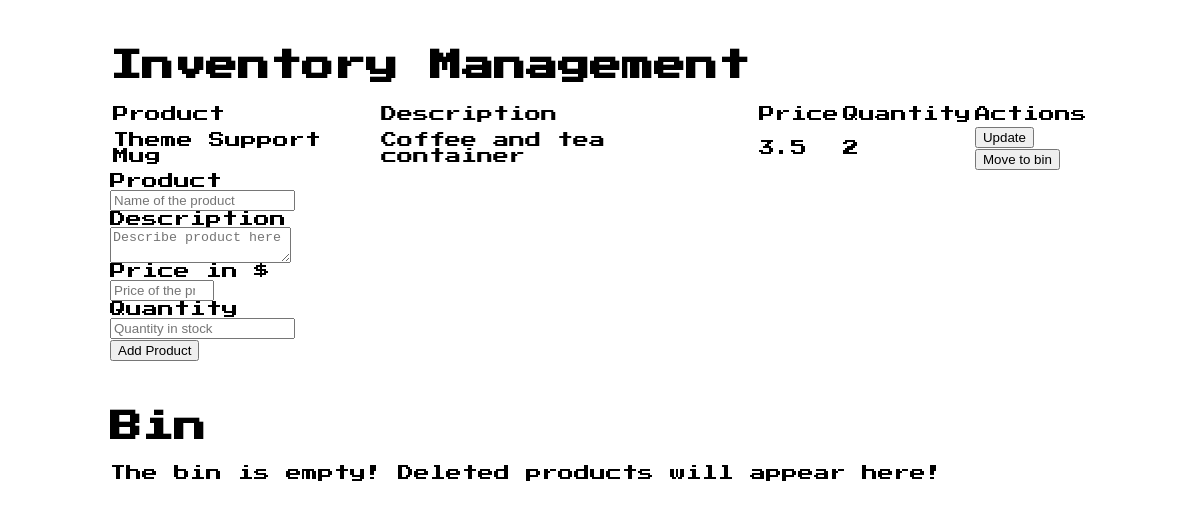
Before: / with the older database file.
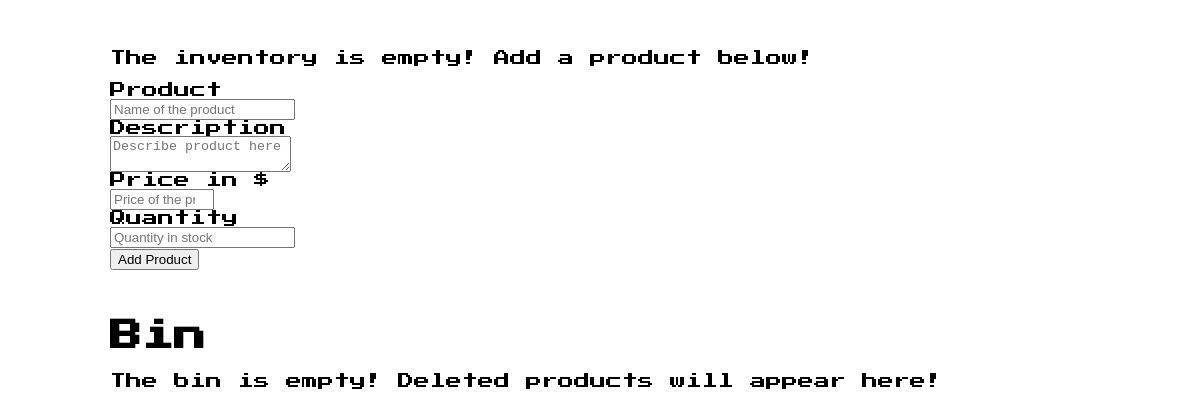
After: the same page with the newer database file.
### app.py (models this page shows, shortened)
class Inventory(db.Model):
    id = db.Column(db.Integer, primary_key=True)
    name = db.Column(db.String(80), nullable=False)
    description = db.Column(db.String(80), nullable=True)
    price = db.Column(db.Integer, nullable=False)
    quantity = db.Column(db.Integer, default=1)
    date_created = db.Column(db.DateTime, default=datetime.utcnow)

### app.py (the view)
@app.route('/', methods=['GET', 'POST'])
def index():
    if request.method == 'POST':
        name = request.form['product_name']
        description = request.form['description']
        price = request.form['price']
        quantity = request.form['quantity']
        new_product = Inventory(name=name, description=description, price=price, quantity=quantity)
        try:
            db.session.add(new_product)
            db.session.commit()
            return redirect('/')
        except:
            return 'There was an issue adding your product'
    else:
        products = Inventory.query.order_by(Inventory.date_created).all()
        deleted_products = DeletedInventory.query.order_by(DeletedInventory.date_created).all()
        return render_template("index.html", products=products, deleted_products = deleted_products)

### templates/index.html (shortened to what this page needs)
{% extends 'base.html' %}
{% block body %}
    <div class="container">
        <div class="nes-container with-title is-centered">
            {% if products|length < 1 %}
            <p class="nes-balloon from-left nes-pointer">
                The inventory is empty! Add a product below!
            </p>
            {% else %}
            <h1 class="title">Inventory Management</h1>
            <div class="table">
                <div class="nes-table-responsive">
                    <table class="nes-table is-bordered is-centered">
                        <thead>
                        <tr>
                            <td>Product</td>
                            <td>Description</td>
                            <td>Price</td>
                            <td>Quantity</td>
                            <td>Actions</td>
                        </tr>
                        </thead>
                        <tbody>
                        {% for product in products %}
                            <tr>
                                <td>{{ product.name }}</td>
                                <td>{{ product.description }}</td>
                                <td>{{ product.price }}</td>
                                <td>{{ product.quantity }}</td>
                                <td>
                                    <button type="button" class="nes-btn is-primary" onclick="document.getElementById('dialog-rounded-update-product-{{ product.id }}').showModal();">
                                        Update
                                    </button>
                                    <br>
                                    <button type="button" class="nes-btn is-error" onclick="document.getElementById('dialog-rounded-delete-product-{{ product.id }}').showModal();">
                                        Move to bin
                                    </button>
                                </td>
                            </tr>
                        {% endfor %}
                        </tbody>
                    </table>
                {% endif %}
                    <div class="nes-field">
                        <form action="/" method="POST">
                            <label for="product_name">Product</label>
                            <br>
                            <input type="text" name="product_name" id="product_name" placeholder="Name of the product" class="nes-input" required>
                            <br>
                            <label for="description">Description</label>
                            <br>
                            <textarea rols="10" col="200" name="description" id="description" placeholder="Describe product here" class="nes-textarea" required></textarea>
                            <br>
                            <label for="product">Price in $</label>
                            <br>
                            <input type="number" name="price" id="price" placeholder="Price of the product" class="nes-input" min="0.00" max="10000.00" step="0.01" required>
                            <br>
                            <label for="quantity">Quantity</label>
                            <br>
                            <input type="number" name="quantity" id="quantity" placeholder="Quantity in stock" class="nes-input" required>
                            <br>
                            <button type="submit" value="Add Product" class="nes-btn is-success">Add Product</button>
                        </form>
                    </div>
                </div>
            </div>
        </div>
        <div class="container">
            <div class="nes-container with-title is-centered">
                <h1 class="title">Bin</h1>
                {% if deleted_products|length < 1 %}
                <p class="nes-balloon from-left nes-pointer">
                    The bin is empty! Deleted products will appear here!
                {% endif %}
            </div>
        </div>
    </div>
{% endblock %}

### templates/base.html (shortened to what this page needs)
<!DOCTYPE html>
<html lang="en">
<head>
    <link href="https://unpkg.com/nes.css@2.3.0/css/nes.min.css" rel="stylesheet" />
    <link rel="stylesheet" href="{{ url_for('static', filename='css/main.css') }}">
</head>
<body>
    {% block body %}{% endblock %}
</body>
</html>

### static/css/main.css (style rules this page uses)
body { font-family: 'Press Start 2P', cursive; }
.container { max-width: 980px; margin: 0 auto; margin-top: 50px; }

Changed rows visible on the page:
removed Inventory: name "Theme Support Mug", description "Coffee and tea container", price "3.5", quantity "2"
Other visible differences:
text no longer shown: "Inventory Management Product Description Price Quantity Actions"
text now shown: "The inventory is empty! Add a product below!"
